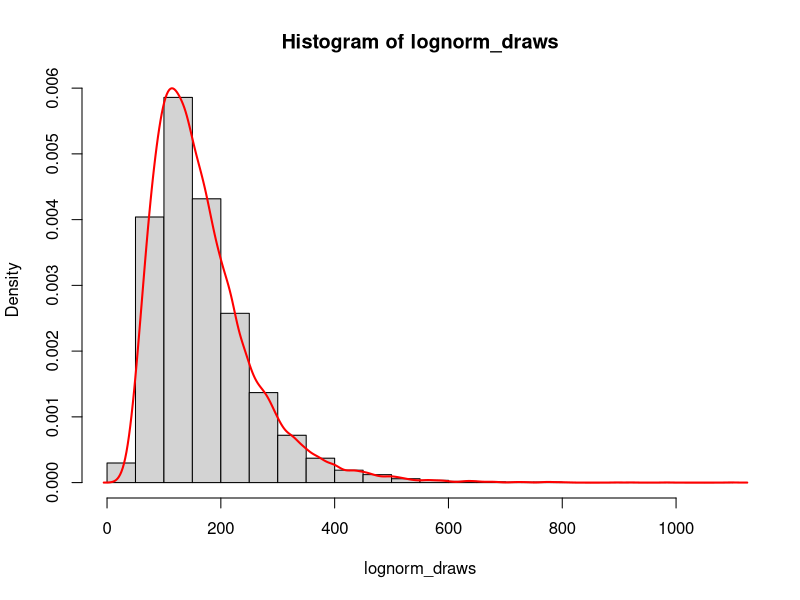
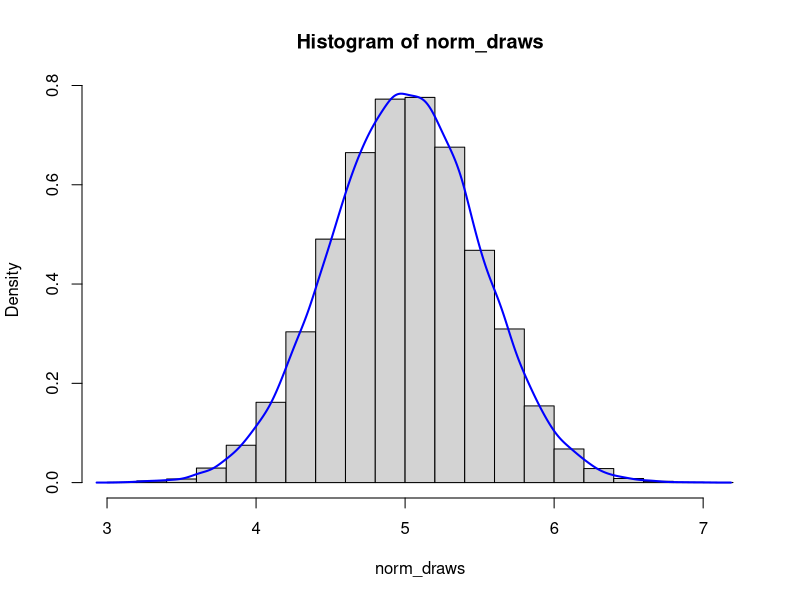
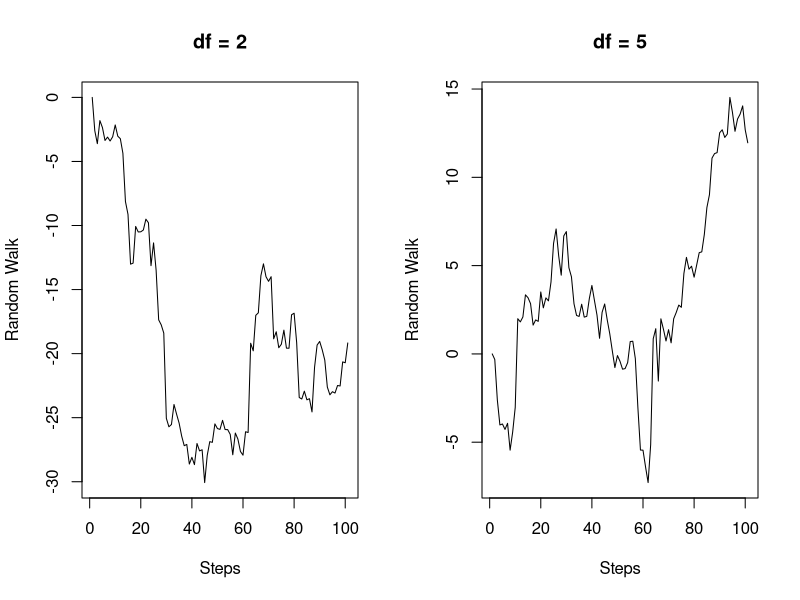
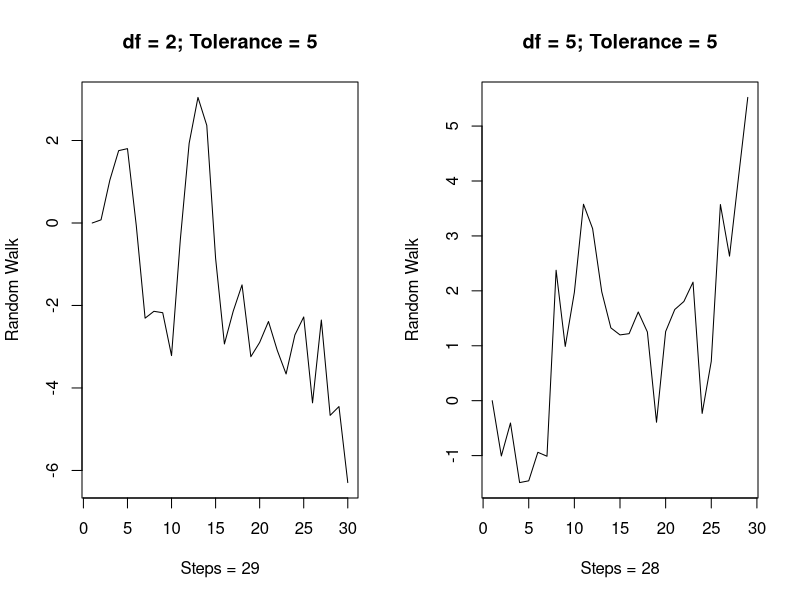

Recreate these plots in R, in order.
###############################################################################
#
#
#   MATH 2650: Computational Statistics
#   Lab 02
#   17 September 2026
# 
#   First Lab Group 1
#   Angie Wang
#
#
###############################################################################

# Question 1: Generate random numbers from Rademacher distribution by 
#             transforming Bernoulli R.V.

#### (1a.) Rademacher Random Numbers ####
B <- 20000 # Number of trials
P <- 1/2   # Probability of success 

gen_rademacher_vars <- function(n){
  # Generate Rademacher R.V.s by transforming Bernoulli R.V.s 
  x <- rbinom(n = n, size = 1, prob = P) # Generate Bernoulli R.V.s
  r <- 2*x - 1                           # Transform to Rademacher R.V.
}

rademacher_draws <- gen_rademacher_vars(B)
mean(rademacher_draws) 

# Interpretation: The sample mean is close to zero because the Rademacher R.V.
#                 takes on values -1 and 1, each with 1/2 probability. Therefore
#                 the theoretical expected value E(x) = (-1)(1/2) + (1)(1/2) = 0.


#### (1b.) Normal & Lognormal Random Numbers ####
N     <- 20000 # Number of trials
MU    <- 5     # Mean
SIGMA <- 1/2   # Standard deviation

##### (1b.i) Lognormal Random Numbers #####
gen_lognorm_vars <- function(mu, sigma, n){
  # Generate log normal R.V.s from transforming normal R.V.s
    z <- rnorm(n, mu, sigma) # Obtain normal R.V.s
    x <- exp(z)              # Exponentiate normal R.V.s
}

lognorm_draws <- gen_lognorm_vars(MU, SIGMA, N)
dens_lognorm  <- density(lognorm_draws)

hist(lognorm_draws, prob = TRUE)
lines(dens_lognorm, col = "red", lwd = 2)


##### (1b.ii) Normal R.V. from Lognormal #####

norm_draws <- log(lognorm_draws) # Undo log transformation
dens_norm  <- density(norm_draws)

hist(norm_draws, prob = TRUE)
lines(dens_norm, col = "blue", lwd = 2)

# Interpretation: This second plot does appear normally distributed and centered
#                 at 5. This makes sense, as undoing the log transformed variables
#                 results in our original random variables, which come from a 
#                 normal distribution with mean of 5.  


# Question 2: Explore Markov Chains for t distributions with various degrees of freedom.

#### (2a.) Markov Chain ####
DF_1  <- 2
DF_2  <- 5
STEPS <- 101 # 100 steps + 1 since we start at 0

##### (2a.i) First Random Walk with 2 df #####
rand_walk_1    <- vector('numeric', length = STEPS)
rand_walk_1[1] <- 0 # Initialize starting point at 0

for(i in 2:STEPS){
  # Generate random walk from t-distribution
  rand_walk_1[i] <- rand_walk_1[i-1] + rt(1, DF_1)
}

par(mfrow = c(1, 2))
plot(1:STEPS, rand_walk_1, type = 'l', xlab = 'Steps', ylab = 'Random Walk', main = 'df = 2')

##### (2a.ii) Second Random Walk with 5 df #####
rand_walk_2    <- vector('numeric', length = STEPS)
rand_walk_2[1] <- 0 # Initialize

for(i in 2:STEPS){
  # Generate random walk from t-distribution
  rand_walk_2[i] <- rand_walk_2[i-1] + rt(1, DF_2)
}

plot(1:STEPS, rand_walk_2, type = 'l', xlab = 'Steps', ylab = 'Random Walk', main = 'df = 5')

# Interpretation: Our first random walk with 2 degrees of freedom, in general,
#                 has a larger deviation from the initial value of 0 than the 
#                 random walk with 5 degrees of freedom. This makes sense because 
#                 the random walk with 2 df has more variability (step size comes 
#                 from distribution with fatter tails) and is more likely to 
#                 produce large steps. The actual behavior of the random walk
#                 itself is difficult to generalize.


#### (2b.) Markov Chain with Stopping Rule ####
EPSILON <- 5 # Set tolerance (range of random walk)

##### (2b.i) First Random Walk with 2 df #####
rand_walk_1a_chain <- 0 # "Vector" of random walks
rand_walk_1a_check <- 0 # To check against tolerance
i                  <- 2 # Counter

while(abs(rand_walk_1a_check) < EPSILON){
  rand_walk_1a_chain[i] <- rand_walk_1a_chain[i-1] + rt(1, DF_1)
  rand_walk_1a_check    <- rand_walk_1a_chain[i]
  i                     <- i + 1
}

plot(rand_walk_1a_chain, type = 'l', xlab = paste('Steps = ', i-2, sep = ''), ylab = 'Random Walk',
     main = paste('df = ', DF_1, '; Tolerance = ', EPSILON, sep = ''))

##### (2b.ii) Second Random Walk with 5 df #####
rand_walk_2a_chain <- 0
rand_walk_2a_check <- 0
j                  <- 2 # Counter

while(abs(rand_walk_2a_check) < EPSILON){
  rand_walk_2a_chain[j] <- rand_walk_2a_chain[j-1] + rt(1, DF_2)
  rand_walk_2a_check    <- rand_walk_2a_chain[j]
  j                     <- j + 1
}

plot(rand_walk_2a_chain, type = 'l', xlab = paste('Steps = ', j-2, sep = ''), ylab = 'Random Walk',
     main = paste('df = ', DF_2, '; Tolerance = ', EPSILON, sep = ''))

# Interpretation: The random walk with df = 5 usually has more steps than the 
#                 df = 2 random walk before it exceeds the tolerance threshold. 
#                 Again, this is likely because the steps in the df = 2 walk 
#                 are larger and therefore more likely to jump past the threshold
#                 with a fewer number of steps.

# Question 3: Generate pseudorandom numbers using the Von Neumann/Middle Square Method.
#             Test with different seeds.

#### (3.) Von Neumann / Middle Square Method ####
SEED_1 <- 812016
SEED_2 <- 4000
M      <- 6 # Generate 6 random numbers

gen_midsq_num <- function(seed_num, n){
  
  seed_str <- as.character(seed_num)
  seed_len <- nchar(seed_str)
  
  if(seed_len %% 2 != 0){
    stop('Error: Seed must have an even number of digits. Please use another number.')
  }
  
  seed <- seed_num
  midsq_nums <- vector('numeric', length = n)
  
  for(i in 1:n){
    seed_sq <- format(seed^2, scientific = FALSE)
    
    while(nchar(seed_sq) < 2 * seed_len){
      seed_sq <- paste0("0", seed_sq)
    }
    
    seed_sq_len <- nchar(seed_sq)
      
    start <- seed_sq_len/2 - seed_len/2 + 1 # Add 1 since R starts counting at 1
    end <- start - 1 + seed_len
    
    seed <- as.numeric(substr(seed_sq, start, end))
    
    midsq_nums[i] <- seed
  }
    midsq_nums
}

gen_midsq_num(SEED_1, M)
gen_midsq_num(SEED_2, M)

# Interpretation: Using the seed 4000 only generates one random number: 0. 
#                 This would be a bad seed to start with (using this method)
#                 because squaring 4000 results in a number (16000000) with the 
#                 four middle digits all being zero, which would then get stuck 
#                 in a "loop" of only generating random numbers of zero.
